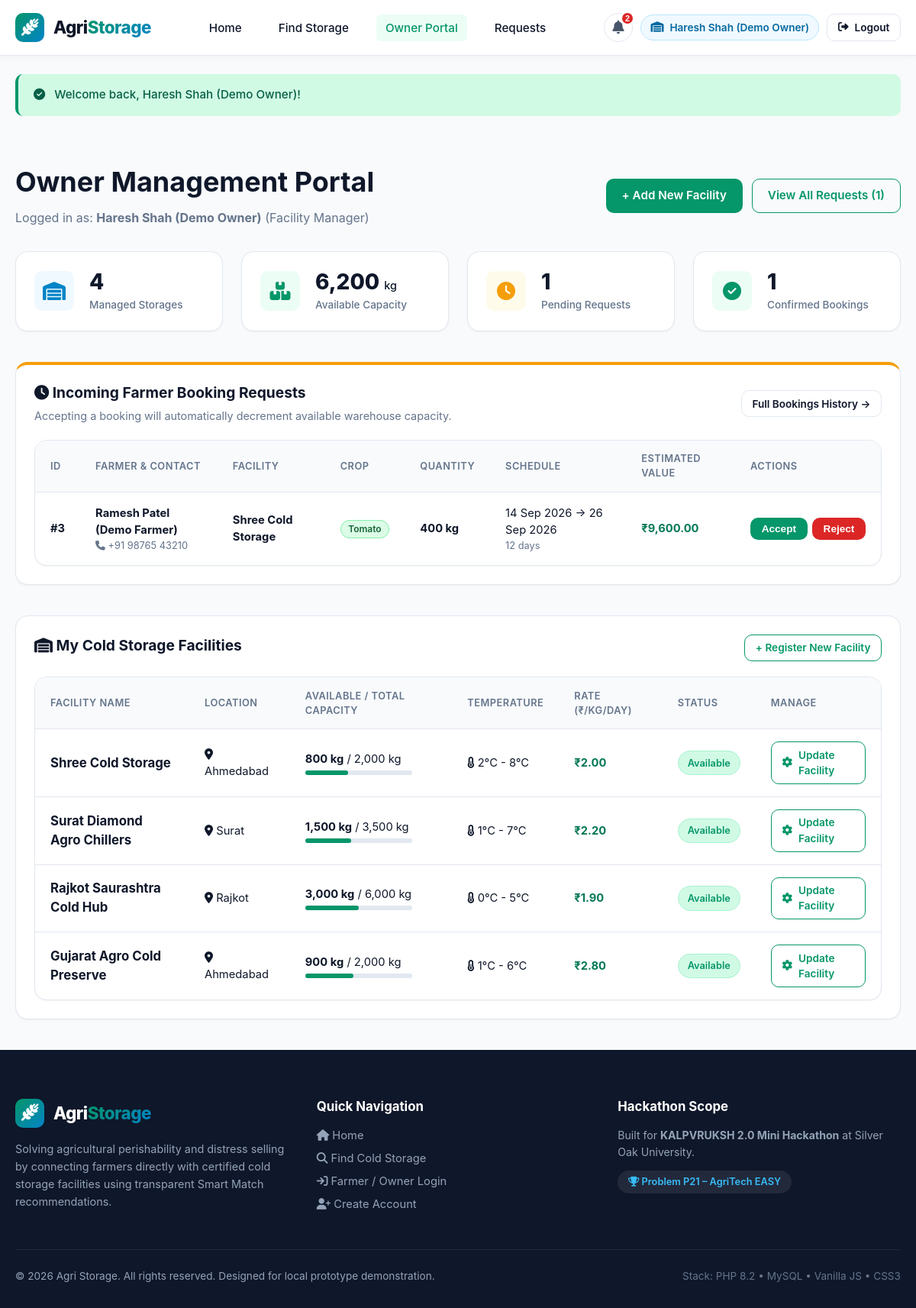
Screenshot of /owner/dashboard.php (signed in) with the database file from the repository.
### tables this page shows
CREATE TABLE `bookings` (
  `id` INT NOT NULL AUTO_INCREMENT,
  `farmer_id` INT NOT NULL,
  `storage_id` INT NOT NULL,
  `pickup_location` VARCHAR(150) NOT NULL DEFAULT 'Ahmedabad',
  `crop` VARCHAR(100) NOT NULL,
  `quantity` DECIMAL(10,2) NOT NULL,
  `start_date` DATE NOT NULL,
  `end_date` DATE NOT NULL,
  `total_cost` DECIMAL(12,2) NOT NULL,
  `has_insurance` TINYINT(1) NOT NULL DEFAULT 0,
  `insurance_rate` DECIMAL(5,2) NOT NULL DEFAULT 85.00,
  `insurance_fee` DECIMAL(10,2) NOT NULL DEFAULT 0.00,
  `damage_status` ENUM('None', 'Reported', 'Compensated') NOT NULL DEFAULT 'None',
  `damage_cause` VARCHAR(255) NULL,
  `affected_crop` VARCHAR(100) NULL,
  `affected_quantity` DECIMAL(10,2) NULL,
  `compensation_amount` DECIMAL(10,2) NULL,
  `status` ENUM('Pending', 'Accepted', 'Rejected', 'Completed') NOT NULL DEFAULT 'Pending',
  `created_at` TIMESTAMP NOT NULL DEFAULT CURRENT_TIMESTAMP,
  PRIMARY KEY (`id`),
  INDEX `idx_booking_farmer` (`farmer_id`),
  INDEX `idx_booking_storage` (`storage_id`),
  INDEX `idx_booking_status` (`status`),
  CONSTRAINT `fk_booking_farmer` FOREIGN KEY (`farmer_id`) REFERENCES `users` (`id`) ON DELETE CASCADE,
  CONSTRAINT `fk_booking_storage` FOREIGN KEY (`storage_id`) REFERENCES `cold_storages` (`id`) ON DELETE CASCADE
);

CREATE TABLE `users` (
  `id` INT NOT NULL AUTO_INCREMENT,
  `name` VARCHAR(100) NOT NULL,
  `email` VARCHAR(150) NOT NULL UNIQUE,
  `password` VARCHAR(255) NOT NULL,
  `phone` VARCHAR(20) NOT NULL,
  `role` ENUM('farmer', 'owner') NOT NULL DEFAULT 'farmer',
  `location` VARCHAR(150) NOT NULL,
  `created_at` TIMESTAMP NOT NULL DEFAULT CURRENT_TIMESTAMP,
  PRIMARY KEY (`id`),
  INDEX `idx_user_email` (`email`),
  INDEX `idx_user_role` (`role`)
);

CREATE TABLE `cold_storages` (
  `id` INT NOT NULL AUTO_INCREMENT,
  `owner_id` INT NOT NULL,
  `name` VARCHAR(150) NOT NULL,
  `location` VARCHAR(150) NOT NULL,
  `available_capacity` DECIMAL(10,2) NOT NULL,
  `total_capacity` DECIMAL(10,2) NOT NULL,
  `temperature` VARCHAR(50) NOT NULL,
  `price_per_kg` DECIMAL(10,2) NOT NULL,
  `supported_crops` TEXT NOT NULL,
  `minimum_quantity` DECIMAL(10,2) NOT NULL DEFAULT 50.00,
  `contact` VARCHAR(20) NOT NULL,
  `status` ENUM('Available', 'Full', 'Inactive') NOT NULL DEFAULT 'Available',
  `created_at` TIMESTAMP NOT NULL DEFAULT CURRENT_TIMESTAMP,
  PRIMARY KEY (`id`),
  INDEX `idx_storage_owner` (`owner_id`),
  INDEX `idx_storage_status` (`status`),
  INDEX `idx_storage_location` (`location`),
  CONSTRAINT `fk_storage_owner` FOREIGN KEY (`owner_id`) REFERENCES `users` (`id`) ON DELETE CASCADE
);

### includes/auth.php (called while the page is built, shortened)
<?php
function e($value) {
    return htmlspecialchars((string)$value, ENT_QUOTES, 'UTF-8');
}
function base_url($path = '') {
    $path = ltrim($path, '/');
    $envBase = getenv('BASE_URL');
    $scriptName = $_SERVER['SCRIPT_NAME'] ?? '';
    $dir = str_replace('\\', '/', dirname($scriptName));
    if (preg_match('#/owner$#i', $dir)) {
        $dir = substr($dir, 0, -6);
    }
    $dir = rtrim($dir, '/');
    return ($dir === '' ? '' : $dir) . '/' . $path;
}
function isLoggedIn() {
    return isset($_SESSION['user_id']) && !empty($_SESSION['user_id']);
}
function currentUser() {
    return [
        'id'       => $_SESSION['user_id'] ?? null,
        'name'     => $_SESSION['user_name'] ?? 'User',
        'email'    => $_SESSION['user_email'] ?? '',
        'role'     => $_SESSION['user_role'] ?? 'farmer',
        'location' => $_SESSION['user_location'] ?? '',
        'phone'    => $_SESSION['user_phone'] ?? ''
    ];
}

### owner/dashboard.php (the view, shortened to what this page needs)
<?php
require_once __DIR__ . '/../includes/db.php';
require_once __DIR__ . '/../includes/auth.php';
$user = currentUser();
$totalStorages = 0;
$totalAvailableCapacity = 0;
$pendingRequests = 0;
$acceptedBookings = 0;
$storages = [];
$pendingBookings = [];
try {
    $stmtStorages = $pdo->prepare("
        SELECT * FROM cold_storages
        WHERE owner_id = ?
        ORDER BY id ASC
    ");
    $stmtStorages->execute([$user['id']]);
    $storages = $stmtStorages->fetchAll();
    $totalStorages = count($storages);
    foreach ($storages as $st) {
        $totalAvailableCapacity += (float)$st['available_capacity'];
    }
    $stmtBookingsCount = $pdo->prepare("
        SELECT
            SUM(CASE WHEN b.status = 'Pending' THEN 1 ELSE 0 END) as pending,
            SUM(CASE WHEN b.status = 'Accepted' THEN 1 ELSE 0 END) as accepted
        FROM bookings b
        JOIN cold_storages s ON b.storage_id = s.id
        WHERE s.owner_id = ?
    ");
    $stmtBookingsCount->execute([$user['id']]);
    $bCount = $stmtBookingsCount->fetch();
    if ($bCount) {
        $pendingRequests = (int)($bCount['pending'] ?? 0);
        $acceptedBookings = (int)($bCount['accepted'] ?? 0);
    }
    $stmtPending = $pdo->prepare("
        SELECT b.*, u.name as farmer_name, u.phone as farmer_phone, s.name as storage_name, s.available_capacity
        FROM bookings b
        JOIN users u ON b.farmer_id = u.id
        JOIN cold_storages s ON b.storage_id = s.id
        WHERE s.owner_id = ? AND b.status = 'Pending'
        ORDER BY b.id DESC
        LIMIT 5
    ");
    $stmtPending->execute([$user['id']]);
    $pendingBookings = $stmtPending->fetchAll();
} catch (PDOException $e) {
    setFlash('danger', 'Database error: ' . $e->getMessage());
}
require_once __DIR__ . '/../includes/header.php';
?>
<div class="container" style="padding: 2.5rem 1.25rem;">
    <div style="display: flex; justify-content: space-between; align-items: center; flex-wrap: wrap; gap: 1rem; margin-bottom: 2rem;">
        <div>
            <h1>Owner Management Portal</h1>
            <p class="text-muted">Logged in as: <strong><?php echo e($user['name']); ?></strong> (Facility Manager)</p>
        </div>
        <div style="display: flex; gap: 0.75rem;">
            <a href="<?php echo base_url('owner/add-storage.php'); ?>" class="btn btn-primary">
                + Add New Facility
            </a>
            <a href="<?php echo base_url('owner/bookings.php'); ?>" class="btn btn-outline-primary">
                View All Requests (<?php echo $pendingRequests; ?>)
            </a>
        </div>
    </div>
    <div class="grid-4" style="margin-bottom: 2.5rem;">
        <div class="stat-card">
            <div class="stat-icon blue"><i class="fa-solid fa-warehouse"></i></div>
            <div>
                <div class="stat-value"><?php echo $totalStorages; ?></div>
                <div class="stat-title">Managed Storages</div>
            </div>
        </div>
        <div class="stat-card">
            <div class="stat-icon green"><i class="fa-solid fa-boxes-stacked"></i></div>
            <div>
                <div class="stat-value"><?php echo number_format($totalAvailableCapacity); ?> <span style="font-size: 0.9rem; font-weight: 500;">kg</span></div>
                <div class="stat-title">Available Capacity</div>
            </div>
        </div>
        <div class="stat-card">
            <div class="stat-icon amber"><i class="fa-solid fa-clock"></i></div>
            <div>
                <div class="stat-value"><?php echo $pendingRequests; ?></div>
                <div class="stat-title">Pending Requests</div>
            </div>
        </div>
        <div class="stat-card">
            <div class="stat-icon green"><i class="fa-solid fa-circle-check"></i></div>
            <div>
                <div class="stat-value"><?php echo $acceptedBookings; ?></div>
                <div class="stat-title">Confirmed Bookings</div>
            </div>
        </div>
    </div>
    <div class="card" style="margin-bottom: 2.5rem; border-top: 4px solid var(--accent-gold);">
        <div class="card-header">
            <div>
                <h2 class="card-title"><i class="fa-solid fa-clock"></i> Incoming Farmer Booking Requests</h2>
                <p class="text-muted" style="margin: 0; font-size: 0.9rem;">
                    Accepting a booking will automatically decrement available warehouse capacity.
                </p>
            </div>
            <a href="<?php echo base_url('owner/bookings.php'); ?>" class="btn btn-outline btn-sm">
                Full Bookings History &rarr;
            </a>
        </div>
        <?php if (empty($pendingBookings)): ?>
            <div class="text-center" style="padding: 2.5rem 1rem;">
                <div style="font-size: 2.5rem; margin-bottom: 0.5rem; color: var(--primary);"><i class="fa-solid fa-circle-check"></i></div>
                <h4>No pending booking requests</h4>
                <p class="text-muted">All incoming reservations have been processed.</p>
            </div>
        <?php else: ?>
            <div class="table-responsive">
                <table class="table">
                    <thead>
                        <tr>
                            <th>ID</th>
                            <th>Farmer & Contact</th>
                            <th>Facility</th>
                            <th>Crop</th>
                            <th>Quantity</th>
                            <th>Schedule</th>
                            <th>Estimated Value</th>
                            <th>Actions</th>
                        </tr>
                    </thead>
                    <tbody>
                        <?php foreach ($pendingBookings as $pb): ?>
                            <?php
                                $diffDays = max(1, (int)ceil((strtotime($pb['end_date']) - strtotime($pb['start_date'])) / 86400));
                                $canAccept = ($pb['available_capacity'] >= $pb['quantity']);
                            ?>
                            <tr>
                                <td><strong>#<?php echo e($pb['id']); ?></strong></td>
                                <td>
                                    <strong><?php echo e($pb['farmer_name']); ?></strong>
                                    <div class="text-muted" style="font-size: 0.8rem;">
                                        <i class="fa-solid fa-phone"></i> <?php echo e($pb['farmer_phone']); ?>
                                    </div>
                                </td>
                                <td><strong><?php echo e($pb['storage_name']); ?></strong></td>
                                <td><span class="crop-tag highlight"><?php echo e($pb['crop']); ?></span></td>
                                <td>
                                    <strong><?php echo number_format($pb['quantity']); ?> kg</strong>
                                </td>
                                <td>
                                    <?php echo date('d M Y', strtotime($pb['start_date'])); ?> &rarr;
                                    <?php echo date('d M Y', strtotime($pb['end_date'])); ?>
                                    <div class="text-muted" style="font-size: 0.8rem;"><?php echo $diffDays; ?> days</div>
                                </td>
                                <td><strong style="color: var(--primary-dark);">₹<?php echo number_format($pb['total_cost'], 2); ?></strong></td>
                                <td>
                                    <div style="display: flex; gap: 0.4rem;">
                                        <form method="POST" action="<?php echo base_url('owner/update-booking.php'); ?>" style="display: inline;">
                                            <button type="submit" class="btn btn-success btn-sm" <?php echo !$canAccept ? 'disabled title="Insufficient capacity"' : ''; ?>>
                                                Accept
                                            </button>
                                        </form>
                                        <button type="button" class="btn btn-danger btn-sm btn-reject-modal"
                                                data-id="<?php echo $pb['id']; ?>"
                                                data-farmer="<?php echo e($pb['farmer_name']); ?>"
                                                data-crop="<?php echo e($pb['crop']); ?>"
                                                data-qty="<?php echo number_format($pb['quantity']); ?> kg"
                                                data-facility="<?php echo e($pb['storage_name']); ?>">
                                            Reject
                                        </button>
                                    </div>
                                </td>
                            </tr>
                        <?php endforeach; ?>
                    </tbody>
                </table>
            </div>
        <?php endif; ?>
    </div>
    <div class="card">
        <div class="card-header">
            <h2 class="card-title"><i class="fa-solid fa-warehouse"></i> My Cold Storage Facilities</h2>
            <a href="<?php echo base_url('owner/add-storage.php'); ?>" class="btn btn-outline-primary btn-sm">
                + Register New Facility
            </a>
        </div>
        <?php if (empty($storages)): ?>
            <div class="text-center" style="padding: 3rem 1.5rem;">
                <div style="font-size: 3rem; margin-bottom: 0.75rem; color: #94a3b8;"><i class="fa-solid fa-warehouse"></i></div>
                <h3>No Cold Storage Facilities Registered Yet</h3>
                <p class="text-muted" style="max-width: 450px; margin: 0 auto 1.5rem;">
                    Register your cold storage warehouse so local farmers can discover and book your available refrigerated chambers.
                </p>
                <a href="<?php echo base_url('owner/add-storage.php'); ?>" class="btn btn-primary">
                    + Register Your First Facility
                </a>
            </div>
        <?php else: ?>
            <div class="table-responsive">
                <table class="table">
                    <thead>
                        <tr>
                            <th>Facility Name</th>
                            <th>Location</th>
                            <th>Available / Total Capacity</th>
                            <th>Temperature</th>
                            <th>Rate (₹/kg/day)</th>
                            <th>Status</th>
                            <th>Manage</th>
                        </tr>
                    </thead>
                    <tbody>
                        <?php foreach ($storages as $st): ?>
                            <?php
                                $pct = round(($st['available_capacity'] / $st['total_capacity']) * 100);
                            ?>
                            <tr>
                                <td><strong style="font-size: 1.05rem;"><?php echo e($st['name']); ?></strong></td>
                                <td><i class="fa-solid fa-location-dot"></i> <?php echo e($st['location']); ?></td>
                                <td>
                                    <strong><?php echo number_format($st['available_capacity']); ?> kg</strong> / <?php echo number_format($st['total_capacity']); ?> kg
                                    <div style="height: 6px; background: #e2e8f0; border-radius: 9999px; margin-top: 4px; width: 140px;">
                                        <div style="width: <?php echo $pct; ?>%; height: 100%; background: var(--primary); border-radius: 9999px;"></div>
                                    </div>
                                </td>
                                <td><i class="fa-solid fa-temperature-half"></i> <?php echo e($st['temperature']); ?></td>
                                <td><strong style="color: var(--primary-dark);">₹<?php echo number_format($st['price_per_kg'], 2); ?></strong></td>
                                <td>
                                    <span class="badge badge-<?php echo ($st['status'] === 'Available') ? 'accepted' : 'rejected'; ?>">
                                        <?php echo e($st['status']); ?>
                                    </span>
                                </td>
                                <td>
                                    <a href="<?php echo base_url('owner/update-storage.php?id=' . $st['id']); ?>" class="btn btn-outline-primary btn-sm">
                                        <i class="fa-solid fa-gear"></i> Update Facility
                                    </a>
                                </td>
                            </tr>
                        <?php endforeach; ?>
                    </tbody>
                </table>
            </div>
        <?php endif; ?>
    </div>
</div>
<?php require_once __DIR__ . '/../includes/footer.php'; ?>

### rows the page displays
bookings: id "3", farmer.name "Ramesh Patel (Demo Farmer)", farmer.phone "+91 98765 43210", storage.name "Shree Cold Storage", crop "Tomato", quantity "400", start_date "14 Sep 2026", end_date "26 Sep 2026", diffDays "12", total_cost "9,600.00"
cold_storages: name "Shree Cold Storage", location "Ahmedabad", available_capacity "800", total_capacity "2,000", temperature "2°C - 8°C", price_per_kg "2.00", status "Available"
cold_storages: name "Surat Diamond Agro Chillers", location "Surat", available_capacity "1,500", total_capacity "3,500", temperature "1°C - 7°C", price_per_kg "2.20", status "Available"
cold_storages: name "Rajkot Saurashtra Cold Hub", location "Rajkot", available_capacity "3,000", total_capacity "6,000", temperature "0°C - 5°C", price_per_kg "1.90", status "Available"
cold_storages: name "Gujarat Agro Cold Preserve", location "Ahmedabad", available_capacity "900", total_capacity "2,000", temperature "1°C - 6°C", price_per_kg "2.80", status "Available"

### other values shown
$badgeCount "2"
$user['name'] "Haresh Shah (Demo Owner)"
$flash['message'] "Welcome back, Haresh Shah (Demo Owner)!"
$pendingRequests "1"
$totalStorages "4"
$totalAvailableCapacity "6,200"
$acceptedBookings "1"
